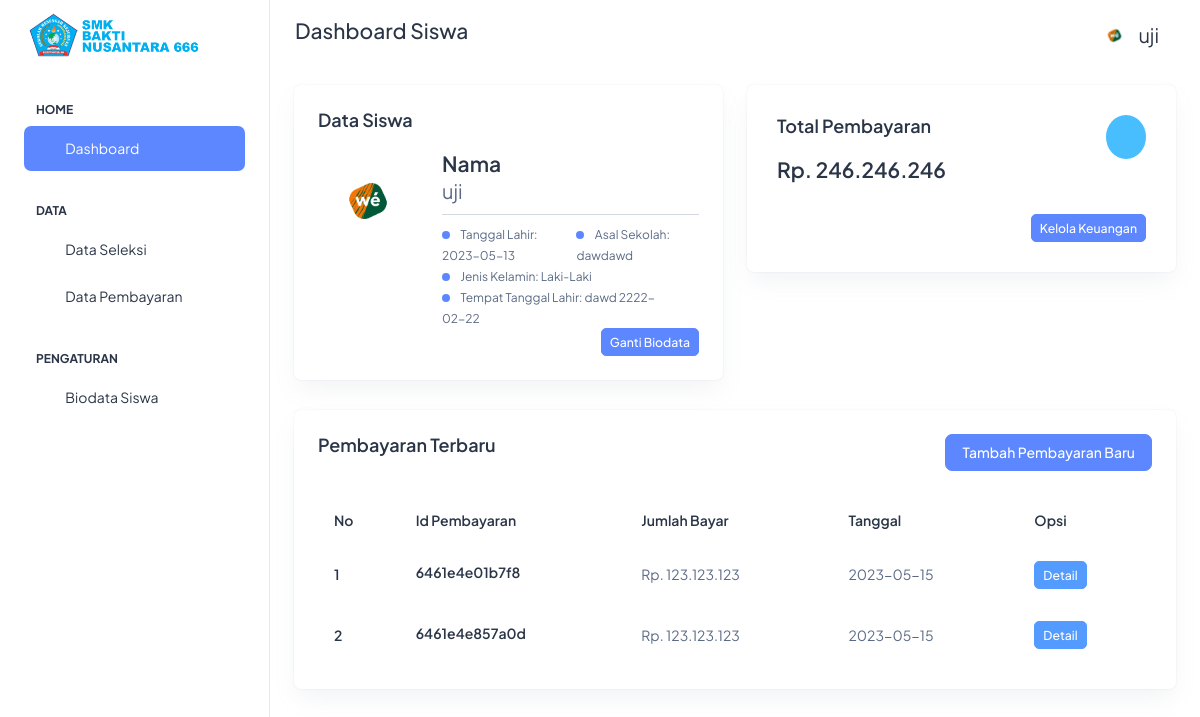
/dashboard/index.php (signed in), run on the app's committed database.
### tables this page shows
CREATE TABLE IF NOT EXISTS `file_siswa` (
  `id` int NOT NULL AUTO_INCREMENT,
  `id_siswa` varchar(50) NOT NULL,
  `foto_surat_kelulusan` varchar(100) NOT NULL,
  `foto_kelakuan` varchar(100) NOT NULL,
  `foto_pas` varchar(100) NOT NULL,
  `foto_akta` varchar(100) NOT NULL,
  `foto_kk` varchar(100) NOT NULL,
  `foto_ktp` varchar(100) NOT NULL,
  `foto_ijazah` varchar(100) NOT NULL,
  `foto_skhun` varchar(100) NOT NULL,
  `foto_kip` varchar(100) NOT NULL,
  PRIMARY KEY (`id`)
);

CREATE TABLE IF NOT EXISTS `user_siswa` (
  `id` int NOT NULL AUTO_INCREMENT,
  `id_siswa` varchar(50) NOT NULL,
  `nama` varchar(50) NOT NULL,
  `username` varchar(50) NOT NULL,
  `password` varchar(100) NOT NULL,
  `ttl` date NOT NULL,
  `asal_sekolah` varchar(100) NOT NULL,
  PRIMARY KEY (`id`)
);

CREATE TABLE IF NOT EXISTS `biodata_siswa` (
  `id` int NOT NULL AUTO_INCREMENT,
  `id_siswa` varchar(50) NOT NULL,
  `id_daftar` varchar(50) NOT NULL,
  `tanggal_daftar` date NOT NULL,
  `tahun_ajaran` varchar(50) NOT NULL,
  `nama` varchar(50) NOT NULL,
  `jk` varchar(50) NOT NULL,
  `ttl` varchar(50) NOT NULL,
  `agama` varchar(50) NOT NULL,
  `alamat_sekarang` text NOT NULL,
  `alamat_sekolah_asal` text NOT NULL,
  `nisn` int NOT NULL,
  `nomor_peserta_ujian` int NOT NULL,
  `nomor_sttb` int NOT NULL,
  `nomor_skhun` int NOT NULL,
  `nilai_sttb` int NOT NULL,
  `nama_ayah` varchar(50) NOT NULL,
  `ttl_ayah` varchar(50) NOT NULL,
  `agama_ayah` varchar(50) NOT NULL,
  `pekerjaan_ayah` varchar(50) NOT NULL,
  `nama_ibu` varchar(50) NOT NULL,
  `ttl_ibu` varchar(50) NOT NULL,
  `agama_ibu` varchar(50) NOT NULL,
  `pekerjaan_ibu` varchar(50) NOT NULL,
  `no_telp` int NOT NULL,
  `no_darurat` int NOT NULL,
  PRIMARY KEY (`id`)
);

CREATE TABLE IF NOT EXISTS `pembayaran` (
  `id` int NOT NULL AUTO_INCREMENT,
  `id_pembayaran` varchar(50) NOT NULL,
  `id_siswa` varchar(50) NOT NULL,
  `jumlah_bayar` int NOT NULL,
  `bukti_bayar` varchar(200) NOT NULL,
  `created_at` varchar(50) NOT NULL,
  PRIMARY KEY (`id`)
);

### system/system.php (called while the page is built, shortened)
<?php
function get_level($level)
{
    if ($level == 3) {
        return "Siswa";
    } else if ($level == 2) {
        return "Petugas";
    } else if ($level == 3) {
        return "Admin";
    }
}
function rupiah($angka)
{
    $hasil_rupiah = number_format($angka, 0, ',', '.');
    return $hasil_rupiah;
}

### system/controller.php (called while the page is built, shortened)
<?php
require 'connection.php';
require 'system.php';
function get_user($username, $level)
{
    global $connect;
    $table = "";
    if ($level == 3) {
        $table = "user_siswa";
    } else {
        $table = "petugas";
    }
    $get_user = mysqli_query($connect, "SELECT * FROM $table WHERE username = '$username'");
    $gu = mysqli_fetch_assoc($get_user);
    return $gu;
}
function get_biodata($id_siswa)
{
    global $connect;
    $biodata = mysqli_query($connect, "SELECT * FROM biodata_siswa WHERE id_siswa = '$id_siswa'");
    $c = mysqli_num_rows($biodata);
    if ($c != 0) {
        $bo = mysqli_fetch_assoc($biodata);
        return $bo;
    } else {
        return false;
    }
}
function get_file($id_siswa)
{
    global $connect;
    $biodata = mysqli_query($connect, "SELECT * FROM file_siswa WHERE id_siswa = '$id_siswa'");
    $c = mysqli_num_rows($biodata);
    if ($c != 0) {
        $bo = mysqli_fetch_assoc($biodata);
        return $bo;
    } else {
        return false;
    }
}
function get_count_pembayaran($id_siswa)
{
    global $connect;
    if (!empty($id_siswa['tipe_filter'])) {
        $tipe_filter = htmlspecialchars($id_siswa['tipe_filter']);
        if ($tipe_filter == 'Semua') {
            $get_siswa = mysqli_query($connect, "SELECT SUM(jumlah_bayar) AS count FROM pembayaran");
            $gs = mysqli_fetch_assoc($get_siswa);
            return $gs;
        } else if ($tipe_filter == 'Tanggal') {
            $start_date = htmlspecialchars($id_siswa['start_date']);
            $end_date = htmlspecialchars($id_siswa['end_date']);
            $get_siswa = mysqli_query($connect, "SELECT SUM(jumlah_bayar) AS count FROM pembayaran WHERE tanggal_daftar BETWEEN '$start_date' AND '$end_date'");
            $gs = mysqli_fetch_assoc($get_siswa);
            return $gs;
        } else if ($tipe_filter == 'Bulan') {
            $bulan = htmlspecialchars($id_siswa['bulan']);
            $get = mysqli_query($connect, "SELECT SUM(jumlah_bayar) AS count FROM pembayaran WHERE DATE_FORMAT(tanggal_daftar, '%Y-%m') = '$bulan'");
            $gs = mysqli_fetch_assoc($get);
            return $gs;
        }
    } else {
        if ($id_siswa != "all") {
            $get = mysqli_query($connect, "SELECT SUM(jumlah_bayar) AS count FROM pembayaran WHERE id_siswa = '$id_siswa'");
            $g = mysqli_fetch_assoc($get);
            return $g;
        } else {
            $get = mysqli_query($connect, "SELECT SUM(jumlah_bayar) AS count FROM pembayaran");
            $g = mysqli_fetch_assoc($get);
            return $g;
        }
    }
}
function get_limit_pembayaran($id_siswa)
{
    global $connect;
    if ($id_siswa != "all") {
        $get = mysqli_query($connect, "SELECT * FROM pembayaran WHERE id_siswa = '$id_siswa' ORDER BY id LIMIT 5");
        return $get;
    } else {
        $get = mysqli_query($connect, "SELECT * FROM pembayaran INNER JOIN user_siswa ON pembayaran.id_siswa = user_siswa.id_siswa ORDER BY pembayaran.id LIMIT 5");
        return $get;
    }
}

### dashboard/siswa/index.php (the view, shortened to what this page needs)
<div class="row">
    <div class="col-sm">
        <div class="card overflow-hidden">
            <div class="card-body p-4">
                <h5 class="card-title mb-9 fw-semibold">Data Siswa</h5>
                <div class="d-flex">
                    <div class="me-4">
                        <?php include 'pp.php'; ?>
                    </div>
                    <div class="w-100">
                        <h4 class="fw-semibold mb-0">Nama</h4>
                        <p style="font-size: 20px" class="mb-0">
                            <?php
                            $user = get_user($_SESSION['username'], $_SESSION['level']);
                            echo $user['nama'];
                            ?>
                        </p>
                        <hr class="mb-2 mt-2">
                        <div class="d-flex align-items-center">
                            <div class="me-4">
                                <span class="round-8 bg-primary rounded-circle me-2 d-inline-block"></span>
                                <span class="fs-2">Tanggal Lahir: <?= $user['ttl'] ?></span>
                            </div>
                            <div class="me-4">
                                <span class="round-8 bg-primary rounded-circle me-2 d-inline-block"></span>
                                <span class="fs-2">Asal Sekolah: <?= $user['asal_sekolah'] ?></span>
                            </div>
                        </div>
                        <?php $bo = get_biodata($_SESSION['id_siswa']);
                        if ($bo != false) {
                        ?>
                            <div class="me-4">
                                <span class="round-8 bg-primary rounded-circle me-2 d-inline-block"></span>
                                <span class="fs-2">Jenis Kelamin: <?= $bo['jk'] ?></span>
                            </div>
                            <div class="me-4">
                                <span class="round-8 bg-primary rounded-circle me-2 d-inline-block"></span>
                                <span class="fs-2">Tempat Tanggal Lahir: <?= $bo['ttl'] ?></span>
                            </div>
                        <?php
                        } else {
                        ?>
                            <p class="text-danger">Data tidak lengkap!.</p>
                        <?php } ?>
                    </div>
                </div>
                <a href="biodata.php" class="btn btn-primary float-end mt-0 btn-sm">Ganti Biodata</a>
            </div>
        </div>
    </div>
    <div class="col-sm">
        <div class="card">
            <div class="card-body">
                <div class="row alig n-items-start">
                    <div class="col-8">
                        <?php
                        $count = get_count_pembayaran($_SESSION['id_siswa']);
                        ?>
                        <h5 class="card-title mb-9 fw-semibold">Total Pembayaran </h5>
                        <h4 class="fw-semibold mb-3">Rp. <?php echo rupiah($count['count']); ?></h4>
                    </div>
                    <div class="col-4">
                        <div class="d-flex justify-content-end">
                            <div class="text-white bg-secondary rounded-circle p-6 d-flex align-items-center justify-content-center">
                                <i class="ti ti-currency-dollar fs-6"></i>
                            </div>
                        </div>
                    </div>
                </div>
                <a href="list_pembayaran.php" class="btn btn-primary float-end mt-3 btn-sm">Kelola Keuangan</a>
            </div>
        </div>
    </div>
</div>
<div class="row">
    <div class="">
        <div class="card w-100">
            <div class="card-body p-4">
                <div class="row mb-3">
                    <div class="col-sm">
                        <h5 class="card-title fw-semibold mb-4">Pembayaran Terbaru</h5>
                    </div>
                    <div class="col-sm text-end">
                        <a href="tambah_pembayaran.php" class="btn btn-primary">Tambah Pembayaran Baru</a>
                    </div>
                </div>
                <div class="table-responsive">
                    <table class="table text-nowrap mb-0 align-middle">
                        <thead class="text-dark fs-4">
                            <tr>
                                <th class="border-bottom-0">
                                    <h6 class="fw-semibold mb-0">No</h6>
                                </th>
                                <th class="border-bottom-0">
                                    <h6 class="fw-semibold mb-0">Id Pembayaran</h6>
                                </th>
                                <th class="border-bottom-0">
                                    <h6 class="fw-semibold mb-0">Jumlah Bayar</h6>
                                </th>
                                <th class="border-bottom-0">
                                    <h6 class="fw-semibold mb-0">Tanggal</h6>
                                </th>
                                <th class="border-bottom-0">
                                    <h6 class="fw-semibold mb-0">Opsi</h6>
                                </th>
                            </tr>
                        </thead>
                        <tbody>
                            <?php
                            $pemb = get_limit_pembayaran($_SESSION['id_siswa']);
                            $no = 1;
                            foreach ($pemb as $p) {
                            ?>
                                <tr>
                                    <td class="border-bottom-0">
                                        <h6 class="fw-semibold mb-0"><?php echo $no++; ?></h6>
                                    </td>
                                    <td class="border-bottom-0">
                                        <h6 class="fw-semibold mb-1"><?= $p['id_pembayaran'] ?></h6>
                                    </td>
                                    <td class="border-bottom-0">
                                        <p class="mb-0 fw-normal">Rp. <?= rupiah($p['jumlah_bayar']) ?></p>
                                    </td>
                                    <td class="border-bottom-0">
                                        <p class="mb-0 fw-normal"><?= $p['created_at'] ?></p>
                                    </td>
                                    <td class="border-bottom-0">
                                        <h6 class="fw-semibold mb-0 fs-4"><a class="btn btn-info btn-sm" href="detail_pembayaran.php?id_pembayaran=<?php echo $p['id_pembayaran'] ?>">Detail</a></h6>
                                    </td>
                                </tr>
                            <?php } ?>
                        </tbody>
                    </table>
                </div>
            </div>
        </div>
    </div>
</div>

### dashboard/include/navbar.php (shortened to what this page needs)
<header class="app-header">
    <nav class="navbar navbar-expand-lg navbar-light">
        <ul class="navbar-nav">
            <li class="nav-item">
                <?php $level = get_level($_SESSION['level']) ?>
                <h4>Dashboard <?= $level ?></h4>
            </li>
        </ul>
        <div class="navbar-collapse justify-content-end px-0" id="navbarNav">
            <ul class="navbar-nav flex-row ms-auto align-items-center justify-content-end">
                <li class="nav-item dropdown">
                    <?php
                    if ($_SESSION['level'] == 3) {
                    ?>
                        <a class="nav-link" href="javascript:void(0)" id="drop2" data-bs-toggle="dropdown" aria-expanded="false">
                            <?php
                            $file = get_file($_SESSION['id_siswa']);
                            ?>
                            <img src="./media/<?= $file['foto_pas'] ?>" alt="" width="35" height="35" class="rounded-circle"> &nbsp;
                            <?php
                            $user = get_user($_SESSION['username'], $_SESSION['level']);
                            echo $user['nama'];
                            ?>
                        </a>
                    <?php } ?>
                </li>
            </ul>
        </div>
    </nav>
</header>

### dashboard/pp.php
<?php
$file = get_file($_SESSION['id_siswa']);
if ($file != false) {
?>
    <img src="./media/<?= $file['foto_pas'] ?>" width="100" style="border-radius: 100%;" alt="">
<?php
} else {
?>
    <img src="assets/images/user.jpg" width="100" style="border-radius: 100%;" alt="">
<?php
}
?>

### data on the page
file_siswa: foto_pas (picture)
user_siswa: nama "uji", ttl "2023-05-13", asal_sekolah "dawdawd"
biodata_siswa: jk "Laki-Laki", ttl "dawd 2222-02-22"
pembayaran: id_pembayaran "6461e4e01b7f8", jumlah_bayar "123.123.123", created_at "2023-05-15"
pembayaran: id_pembayaran "6461e4e857a0d", jumlah_bayar "123.123.123", created_at "2023-05-15"

### other printed values
$level "Siswa"
rupiah($count['count']) "246.246.246"
